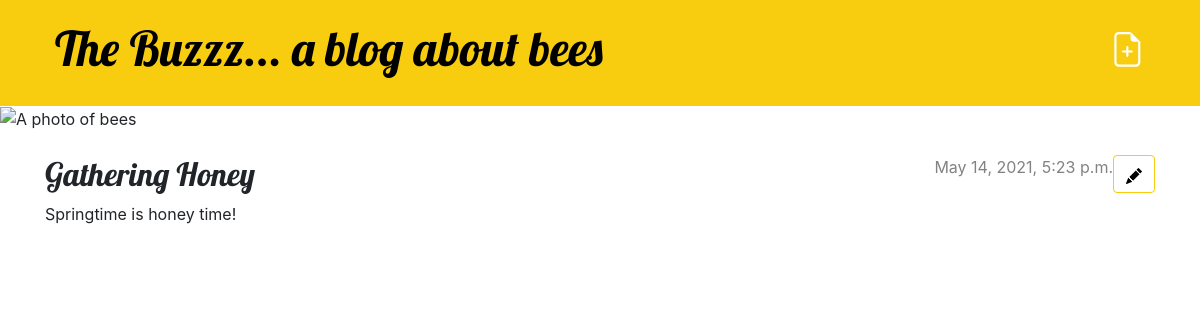
Screenshot of /post/11/ with the database file from the repository.
### blog/models.py (models this page shows, shortened)
class Post(models.Model):
    author = models.ForeignKey(settings.AUTH_USER_MODEL, on_delete=models.CASCADE)
    title = models.CharField(max_length=200)
    text = models.TextField()
    created_date = models.DateTimeField(default=timezone.now)
    published_date = models.DateTimeField(blank=True, null=True)

### blog/views.py (the view)
# urls.py: path('post/<int:pk>/', views.post_detail, name='post_detail'),
def post_detail(request, pk):
    post = get_object_or_404(Post, pk=pk)
    return render(request, 'blog/post_detail.html', {'post': post})

### blog/templates/blog/post_detail.html (shortened to what this page needs)
{% extends 'blog/base.html' %}
{% block content %}
    <article class="post">
        <aside class="actions">
            <a class="btn btn-default href={% url 'post_edit' pk=post.pk %}">
            </a>
        </aside>
        {% if post.published_date %}
            <time class="date">
                {{ post.published_date }}
            </time>
        {% endif %}
        <h2>{{ post.title }}</h2>
        <p>{{ post.text|linebreaksbr }}</p>
    </article>
{% endblock %}

### blog/static/css/blog.css (style rules this page uses)
h1, h2, h3, h4 { font-family: 'Lobster', cursive; }
.date { color: #828282; }
.post { margin-bottom: 70px; }
.post > .date, .post > .actions { float: right; }
.btn-default, .btn-default:visited { color: #000000; background: none; border-color: #f8cd0f; }

### rows the page displays
Post: published_date "May 14, 2021, 5:23 p.m.", title "Gathering Honey", text "Springtime is honey time!"
